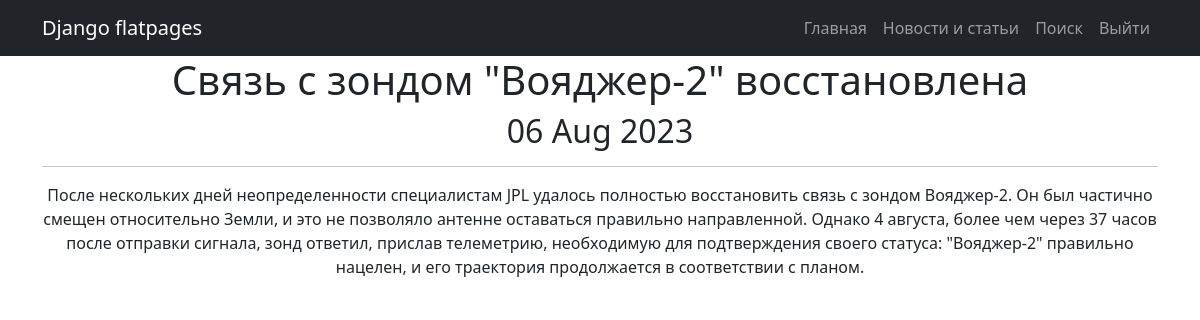
Screenshot of /posts/18 (signed in) with the database file from the repository.
### news/models.py (models this page shows, shortened)
class Post(models.Model):
    news = 'NW'
    article = 'AR'
    CHAPTER = [
        (news, 'Новость'),
        (article, 'Статья')
    ]
    post_type = models.CharField(max_length=2, choices=CHAPTER, default=news)
    post_time = models.DateTimeField(auto_now_add=True)
    headline = models.CharField(max_length=255)
    article_text = models.TextField()
    rating = models.IntegerField(default=0)
    post_author = models.ForeignKey(Author, on_delete=models.CASCADE)
    post_category = models.ManyToManyField(Category, through='PostCategory')

### news/views.py (the view)
# urls.py: path('<int:pk>', PostDetail.as_view(), name='post_detail'),
class PostDetail(LoginRequiredMixin, DetailView):
    model = Post
    template_name = 'post.html'
    context_object_name = 'post'

### templates/post.html (shortened to what this page needs)
{% extends 'flatpages/default.html' %}
{% block content %}
<h1>{{ post.headline }}</h1>
<h2>{{ post.post_time|date:'d M Y' }}</h2>
<hr>
<p>{{ post.article_text }}</p>
{% endblock content %}

### rows the page displays
Post: headline "Связь с зондом \"Вояджер-2\" восстановлена", post_time "06 Aug 2023", article_text "После нескольких дней неопределенности специалистам JPL удалось полностью восстановить связь с зондом Вояджер-2. Он был частично смещен относительно Земли, и это не позволяло антенне оставаться правильно направленной. Однако 4 августа, более чем через 37 часов после отправки сигнала, зонд ответил, прислав телеметрию, необходимую для подтверждения своего статуса: \"Вояджер-2\" правильно нацелен, и его траектория продолжается в соответствии с планом."
